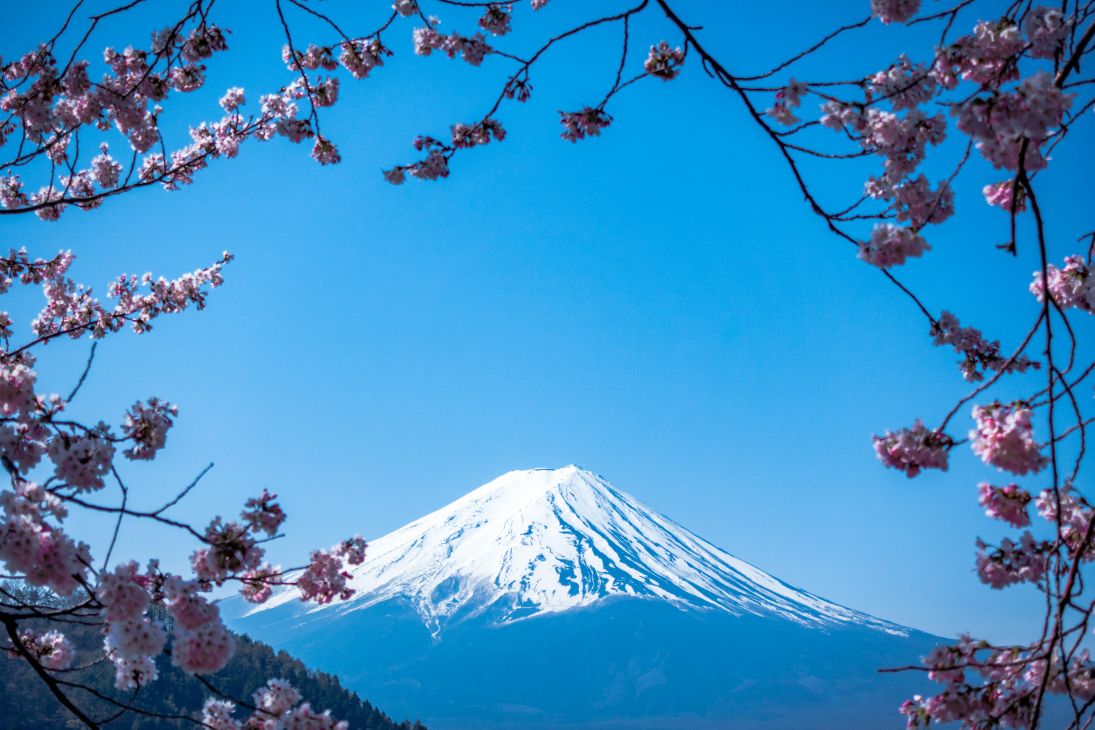
#> input picture tests/fixtures/img01.jpg, 5472 x 3648 px (shown at 1/5 size); its folder holds only this picture in this run
$ python __main__.py
#> lines starting #> are read from the running program, lines starting #| are printed output that depends on the picture
### src/sis_image/common/phash.py
"""Perceptual hash helpers for SIS workflows."""

from __future__ import annotations

from typing import Iterable, List

import numpy as np
from PIL import Image


# [35 lines left out: functions _dct_matrix, _dct2, phash64, not called in this run]


def hamming64(a: int, b: int) -> int:
    """Return the Hamming distance between two 64 bit integers."""
    return (a ^ b).bit_count()


def hash64_to_bytes(h: int) -> List[int]:
    """Convert a 64-bit integer hash to eight GF(257)-compatible bytes."""
    return [(h >> (8 * (7 - i))) & 0xFF for i in range(8)]


# [9 lines left out: function bytes_to_hash64, not called in this run]


__all__ = [
    "phash64",
    "hamming64",
    "hash64_to_bytes",
    "bytes_to_hash64",
]

### src/sis_image/dealer_based/index.py
"""Searchable SIS index built on Shamir sharing and banded HMAC tokens."""

from __future__ import annotations

import json
import os
import base64
import secrets
from hashlib import sha256
from dataclasses import dataclass
from typing import Dict, Iterable, List, Optional, Set, Tuple

import numpy as np
from cryptography.hazmat.primitives.ciphers.aead import AESGCM

from ..common.phash import phash64, hash64_to_bytes, bytes_to_hash64, hamming64
from ..common.shamir import shamir_share_bytes, shamir_recover_bytes
from ..common.mpc import simulated_secure_hamming
from ..common.tokens import hmac_token, split_bands
from .oprf import VOPRFHandler, load_or_create_oprf_keys


@dataclass
class StoredShare:
    image_id: str
    share_bytes: List[int]


class SearchableSISIndex:
    """Index that enables privacy-preserving nearest-neighbour queries over pHash values."""

    # [170 lines left out: functions __init__, _validate_loaded_keys, _load_or_create_keys, _index_band_tokens_for_image, _add_image_with_phash, add_image, not called in this run]

    def add_image_with_phash(self, image_id: str, image_path: str, phash: int) -> int:
        """Register an image using a precomputed pHash."""
        return self._add_image_with_phash(image_id, image_path, phash)

    def list_servers(self) -> List[int]:
        """Return the configured server identifiers."""
        return list(sorted(self.server_shares.keys()))

    # [164 lines left out: functions _reconstruct_hash_from_servers, get_shares, preselect_candidates, rank_candidates, rank_candidates_secure, query_selective, not called in this run]


__all__ = ["StoredShare", "SearchableSISIndex"]

### src/sis_image/common/shamir.py
"""Shamir secret sharing utilities for GF(257) coefficients."""

from __future__ import annotations

from typing import Dict, Iterable, List, Sequence

import numpy as np

FIELD_PRIME = 257


# [110 lines left out: functions _lagrange_basis_at_zero, shamir_share_bytes, shamir_recover_bytes, shamir_share_flat_bytes, shamir_recover_flat_bytes, not called in this run]


__all__ = [
    "FIELD_PRIME",
    "shamir_share_bytes",
    "shamir_recover_bytes",
    "shamir_share_flat_bytes",
    "shamir_recover_flat_bytes",
]

### src/sis_image/common/tokens.py
"""Banded HMAC token helpers for private candidate pre-selection."""

from __future__ import annotations

import hashlib
import hmac
from typing import List


# [17 lines left out: functions split_bands, hmac_token, not called in this run]


__all__ = ["split_bands", "hmac_token"]

### src/sis_image/dealer_free/simulator.py
"""Simulator helpers for dealer-free SIS experiments."""

from __future__ import annotations

from dataclasses import dataclass
from typing import Dict, Sequence

from sis_image.dealer_based import SearchableSISIndex


@dataclass
class RegistrationMetrics:
    """Byte-level accounting for registering an image."""

    image_id: str
    stage_a_baseline: int
    stage_a_distributed: int
    share_length: int
    phash: int


@dataclass
class QueryMetrics:
    """Simulated communication for a query across SIS stages."""

    image_id: str
    stage_b_baseline: int
    stage_b_distributed: int
    stage_c: int
    share_length: int


class DealerFreeSimulator:
    """Lightweight orchestration for dealer-free experimentation."""

    # [73 lines left out: functions __init__, register_image, query_metrics, _share_length_for, _dkg_overhead, not called in this run]

    def registered_image_ids(self) -> Sequence[str]:
        """List the images that have already been registered."""
        return list(self._registrations.keys())

### src/sis_image/dealer_free/experiment.py
"""Experiment support for dealer-free SIS simulations."""

from __future__ import annotations

import json
from pathlib import Path
from typing import Sequence

import matplotlib

matplotlib.use("Agg")
import matplotlib.pyplot as plt  # noqa: E402
import pandas as pd  # noqa: E402

from .mpc import compare_secure_vs_baseline
from .simulator import DealerFreeSimulator


# [116 lines left out: functions _collect_images, _plot_results, run_dealer_free_experiment, not called in this run]

### src/sis_image/dealer_free/cli.py
"""CLI entry point for dealer-free SIS experiments."""

from __future__ import annotations

import argparse
from pathlib import Path

from .experiment import run_dealer_free_experiment


# [84 lines left out: function main, not called in this run]
#> in phash64, `img = Image.open(image_path).convert("L")`:
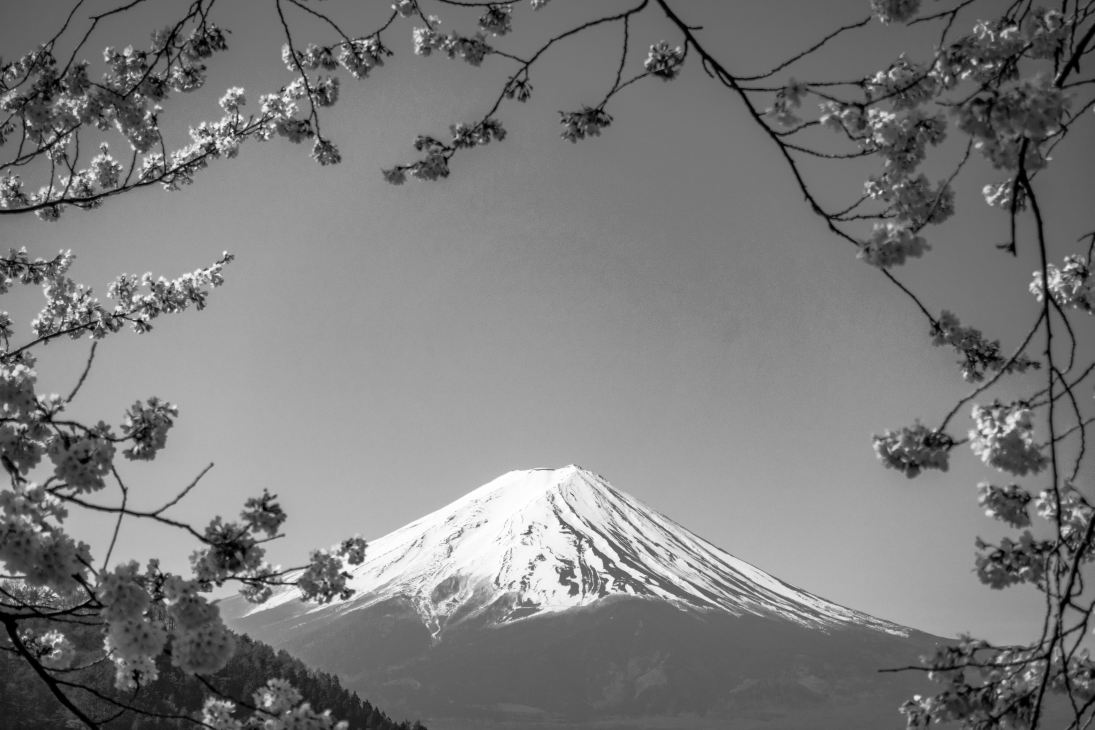
#> img: PIL image 5472x3648 L (shown at 1/5 size); min 0, max 255, mean 123.5
#> in phash64, `img = img.resize((resize, resize), Image.LANCZOS)`:
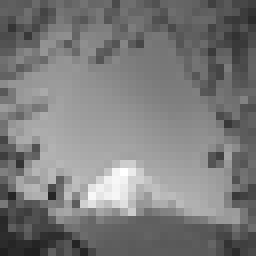
#> img: PIL image 32x32 L (shown 8 times larger); min 32, max 255, mean 123.5
#> in _dct_matrix, `mat[0, :] *= np.sqrt(1 / n)`:
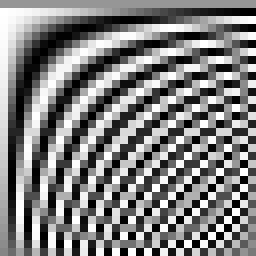
#> mat: shape (32, 32) float64 (shown 8 times larger); min -0.999, max 0.999, mean 0.00552; drawn with min black and max white
#> in _dct_matrix, `mat[1:, :] *= np.sqrt(2 / n)`:
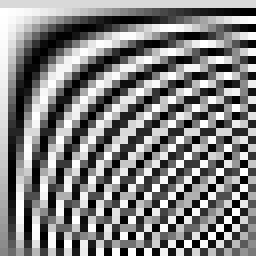
#> mat: shape (32, 32) float64 (shown 8 times larger); min -0.25, max 0.25, mean 0.00552; drawn with min black and max white
#> in _dct2, `return c_row @ x @ c_col.T`:
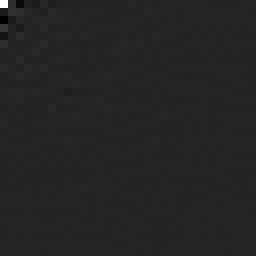
#> returned value: shape (32, 32) float64 (shown 8 times larger); min -673.3, max 3951.7, mean 3; drawn with min black and max white
#> in phash64, `flat = low.flatten()`: flat = 64 values, max 3951.7 at index 0, min -673.3 at index 16, mean 46.89
#> in phash64, `median = float(np.median(flat[1:]))`: median = -5.14
#> in phash64, `bits = (flat > median).astype(np.uint8)`: bits = 64 values, max 1 at index 0, min 0 at index 2, mean 0.5
#> the loop in phash64, `for bit in bits:` made 64 passes
#> after the loop in phash64, `for bit in bits:`: h = 14155727959510308899
#> in _add_image_with_phash, `secret_bytes = hash64_to_bytes(phash)`: secret_bytes = [196, 115, 63, 148, 51, 173, 88, 35]
#> in shamir_share_bytes, `length = len(data)`: length = 8
#> in shamir_share_bytes, `shares: Dict[int, List[int]] = {x: [0] * length for x in range(1, n + ..`: shares = {1: [0, 0, 0, 0, 0, 0, 0, 0], 2: [0, 0, 0, 0, 0, 0, 0, 0], 3: [0, 0, 0, 0, 0, 0, 0, 0], 4: [0, 0, 0, 0, 0, 0, 0, 0], 5: [0, 0, 0, 0, 0, 0, 0, 0]}
#> the loop in shamir_share_bytes, `for idx, secret in enumerate(data):` made 8 passes
#> after the loop in shamir_share_bytes, `for idx, secret in enumerate(data):`: shares = {1: [112, 21, 162, 239, 95, 111, 144, 122], 2: [162, 46, 111, 6, 15, 69, 141, 229], 3: [89, 190, 167, 220, 68, 47, 79, 99], 4: [150, 196, 73, 110, 254, 45, 215, 246], 5: [88, 64, 86, 190, 59, 63, 35, 156]}
#> the loop in _add_image_with_phash, `for server, share_bytes in shares.items():` made 5 passes
#> after the loop in _add_image_with_phash, `for server, share_bytes in shares.items():`: self.server_shares = 5 items
#> after the loop in split_bands, `for idx in range(bands):`: out = [196, 115, 63, 148, 51, 173, 88, 35]
#> in register_image, `phash = self.index.add_image(image_id, image_path)`: phash = 14155727959510308899
#> in query_metrics, `stage_c = self.k * registration.share_length`: stage_c = 24
#> in run_dealer_free_experiment, `df = pd.DataFrame(records)`: df = table of 1 rows and 8 columns
    print(f"Saved metrics to {metrics_path} and figure to {plot_path}")
    if mpc_path:
        print(f"Saved secure-distance comparison to {mpc_path}")

### src/sis_image/dealer_free/__main__.py
"""Make the dealer-free package runnable with `python -m dealer_free_sis`."""

from .cli import main


if __name__ == "__main__":
    main()
